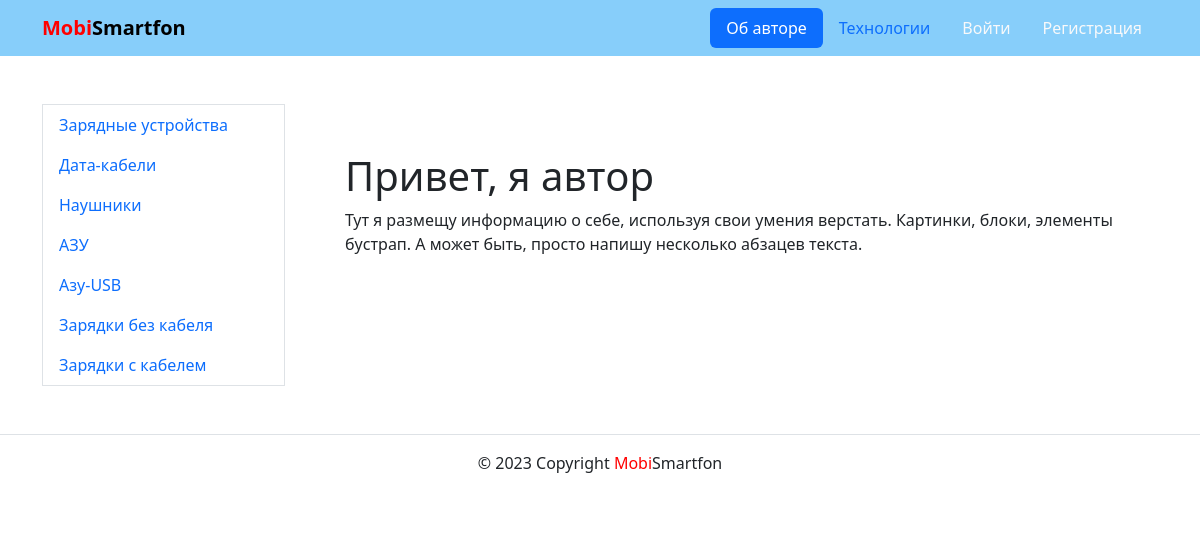
The page /about/author/ on the database its author committed.
### posts/models.py (models this page shows, shortened)
class Group(models.Model):
    title = models.CharField(
        max_length=200, verbose_name='Категория',
        help_text='Название категории'
    )
    slug = models.SlugField(
        unique=True,
        verbose_name='Идентификатор',
        help_text='Название идентификатора'
    )
    description = models.TextField(
        verbose_name='Описание',
        help_text='Текст описания'
    )
    parent = models.ForeignKey(
        'self', null=True, blank=True, related_name='subcategories', on_delete=models.CASCADE
    )
    def get_full_path(category):
        path = category.slug
        parent = category.parent
        while parent:
            path = parent.slug + '/' + path
            parent = parent.parent
        return path
    class Meta:
        verbose_name = 'Категория'
        verbose_name_plural = 'Категории'

### about/views.py (the view)
# urls.py: path('author/', views.AboutAuthorView.as_view(), name='author'),
class AboutAuthorView(TemplateView):
    template_name = 'about/author.html'

### core/context_processors/year.py (called while the page is built)
def year(request):
    return {
        'year': datetime.now().year,
    }

### posts/context_processors.py (called while the page is built)
def side_menu(request):
    groups = Group.objects.exclude(id=3)
    return {'groups': groups}

### templates/about/author.html (shortened to what this page needs)
{% extends "base.html" %}
{% block content %}
  <div class="container py-5">
    <h1>Привет, я автор</h1>
    <p>
      Тут я размещу информацию о себе, используя свои умения верстать.
      Картинки, блоки, элементы бустрап. А может быть, просто напишу несколько абзацев текста.
    </p>
  </div>
{% endblock %}

### templates/includes/side_menu.html (shortened to what this page needs)
<div class="nav flex-column nav-pills border" id="v-pills-tab" role="tablist" aria-orientation="vertical">
    {% for group in groups %}
    <a href="{% url 'posts:group_list' group.get_full_path %}" class="nav-link link-opacity-90 nav-underline" id="v-pills-home-tab" data-toggle="pill" role="tab" aria-controls="v-pills-home" aria-selected="false">{{ group.title }}</a>
    {% endfor %}
</div>

### rows shown on the page
Group: title "Зарядные устройства"
Group: title "Дата-кабели"
Group: title "Наушники"
Group: title "АЗУ"
Group: title "Азу-USB"
Group: title "Зарядки без кабеля"
Group: title "Зарядки с кабелем"
